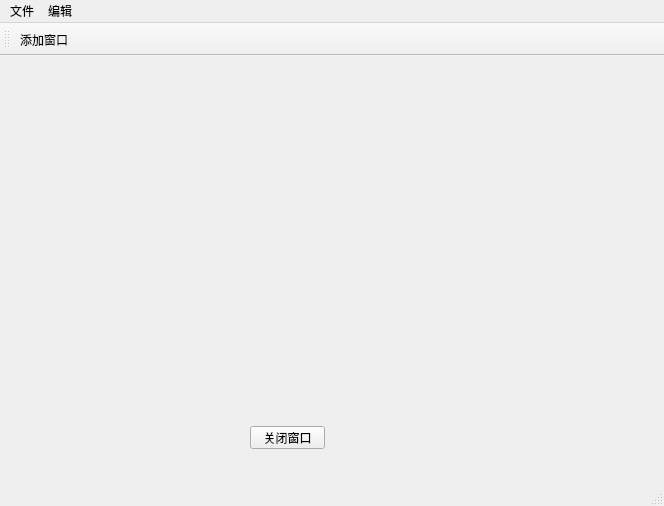
<?xml version="1.0" encoding="UTF-8"?>
<ui version="4.0">
 <class>MainWindow</class>
 <widget class="QMainWindow" name="MainWindow">
  <property name="geometry">
   <rect>
    <x>0</x>
    <y>0</y>
    <width>664</width>
    <height>506</height>
   </rect>
  </property>
  <property name="windowTitle">
   <string>MainWindow</string>
  </property>
  <widget class="QWidget" name="centralwidget">
   <widget class="QPushButton" name="closeWinBtn">
    <property name="geometry">
     <rect>
      <x>250</x>
      <y>370</y>
      <width>75</width>
      <height>23</height>
     </rect>
    </property>
    <property name="text">
     <string>关闭窗口</string>
    </property>
   </widget>
   <widget class="QWidget" name="gridLayoutWidget">
    <property name="geometry">
     <rect>
      <x>120</x>
      <y>60</y>
      <width>321</width>
      <height>231</height>
     </rect>
    </property>
    <layout class="QGridLayout" name="MaingridLayout"/>
   </widget>
  </widget>
  <widget class="QMenuBar" name="menubar">
   <property name="geometry">
    <rect>
     <x>0</x>
     <y>0</y>
     <width>664</width>
     <height>22</height>
    </rect>
   </property>
   <widget class="QMenu" name="menu">
    <property name="title">
     <string>文件</string>
    </property>
    <addaction name="fileopenaction"/>
    <addaction name="fileNewAction"/>
    <addaction name="filecloseAction"/>
   </widget>
   <widget class="QMenu" name="menu_2">
    <property name="title">
     <string>编辑</string>
    </property>
    <addaction name="addwinaction"/>
    <addaction name="separator"/>
   </widget>
   <addaction name="menu"/>
   <addaction name="menu_2"/>
  </widget>
  <widget class="QStatusBar" name="statusbar"/>
  <widget class="QToolBar" name="toolBar">
   <property name="windowTitle">
    <string>toolBar</string>
   </property>
   <attribute name="toolBarArea">
    <enum>TopToolBarArea</enum>
   </attribute>
   <attribute name="toolBarBreak">
    <bool>false</bool>
   </attribute>
   <addaction name="addwinaction"/>
  </widget>
  <action name="fileopenaction">
   <property name="text">
    <string>打开</string>
   </property>
   <property name="shortcut">
    <string>Alt+O</string>
   </property>
  </action>
  <action name="fileNewAction">
   <property name="text">
    <string>新建</string>
   </property>
   <property name="shortcut">
    <string>Alt+N</string>
   </property>
  </action>
  <action name="addwinaction">
   <property name="text">
    <string>添加窗口</string>
   </property>
   <property name="toolTip">
    <string>添加窗口</string>
   </property>
  </action>
  <action name="filecloseAction">
   <property name="text">
    <string>关闭</string>
   </property>
   <property name="shortcut">
    <string>Alt+C</string>
   </property>
  </action>
 </widget>
 <resources/>
 <connections>
  <connection>
   <sender>closeWinBtn</sender>
   <signal>clicked()</signal>
   <receiver>MainWindow</receiver>
   <slot>close()</slot>
   <hints>
    <hint type="sourcelabel">
     <x>291</x>
     <y>206</y>
    </hint>
    <hint type="destinationlabel">
     <x>290</x>
     <y>277</y>
    </hint>
   </hints>
  </connection>
 </connections>
</ui>
